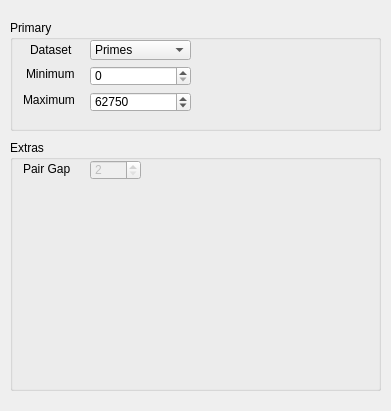
<?xml version="1.0" encoding="UTF-8"?>
<ui version="4.0">
 <class>FormSimpleGrid</class>
 <widget class="QWidget" name="FormSimpleGrid">
  <property name="geometry">
   <rect>
    <x>0</x>
    <y>0</y>
    <width>391</width>
    <height>411</height>
   </rect>
  </property>
  <property name="windowTitle">
   <string>Form</string>
  </property>
  <widget class="QGroupBox" name="groupBox">
   <property name="geometry">
    <rect>
     <x>10</x>
     <y>20</y>
     <width>371</width>
     <height>111</height>
    </rect>
   </property>
   <property name="title">
    <string>Primary</string>
   </property>
   <widget class="QSpinBox" name="max_">
    <property name="geometry">
     <rect>
      <x>80</x>
      <y>72</y>
      <width>101</width>
      <height>20</height>
     </rect>
    </property>
    <property name="maximum">
     <number>999999999</number>
    </property>
    <property name="value">
     <number>62750</number>
    </property>
   </widget>
   <widget class="QLabel" name="label">
    <property name="geometry">
     <rect>
      <x>20</x>
      <y>22</y>
      <width>50</width>
      <height>16</height>
     </rect>
    </property>
    <property name="text">
     <string>Dataset</string>
    </property>
   </widget>
   <widget class="QLabel" name="label_2">
    <property name="geometry">
     <rect>
      <x>16</x>
      <y>46</y>
      <width>54</width>
      <height>16</height>
     </rect>
    </property>
    <property name="text">
     <string>Minimum</string>
    </property>
   </widget>
   <widget class="QSpinBox" name="min_">
    <property name="geometry">
     <rect>
      <x>80</x>
      <y>46</y>
      <width>101</width>
      <height>20</height>
     </rect>
    </property>
    <property name="maximum">
     <number>999999999</number>
    </property>
   </widget>
   <widget class="QLabel" name="label_3">
    <property name="geometry">
     <rect>
      <x>13</x>
      <y>72</y>
      <width>57</width>
      <height>16</height>
     </rect>
    </property>
    <property name="text">
     <string>Maximum</string>
    </property>
   </widget>
   <widget class="QComboBox" name="dataset">
    <property name="geometry">
     <rect>
      <x>80</x>
      <y>20</y>
      <width>101</width>
      <height>20</height>
     </rect>
    </property>
    <property name="layoutDirection">
     <enum>Qt::LeftToRight</enum>
    </property>
    <item>
     <property name="text">
      <string>Primes</string>
     </property>
    </item>
    <item>
     <property name="text">
      <string>Prime Pairs</string>
     </property>
    </item>
   </widget>
  </widget>
  <widget class="QGroupBox" name="groupBox_2">
   <property name="geometry">
    <rect>
     <x>10</x>
     <y>140</y>
     <width>371</width>
     <height>251</height>
    </rect>
   </property>
   <property name="title">
    <string>Extras</string>
   </property>
   <widget class="QSpinBox" name="gap">
    <property name="enabled">
     <bool>false</bool>
    </property>
    <property name="geometry">
     <rect>
      <x>80</x>
      <y>20</y>
      <width>51</width>
      <height>20</height>
     </rect>
    </property>
    <property name="minimum">
     <number>2</number>
    </property>
    <property name="maximum">
     <number>100</number>
    </property>
    <property name="singleStep">
     <number>2</number>
    </property>
   </widget>
   <widget class="QLabel" name="label_4">
    <property name="geometry">
     <rect>
      <x>13</x>
      <y>22</y>
      <width>57</width>
      <height>14</height>
     </rect>
    </property>
    <property name="text">
     <string>Pair Gap</string>
    </property>
   </widget>
  </widget>
 </widget>
 <resources/>
 <connections/>
 <slots>
  <slot>primeg()</slot>
 </slots>
</ui>
